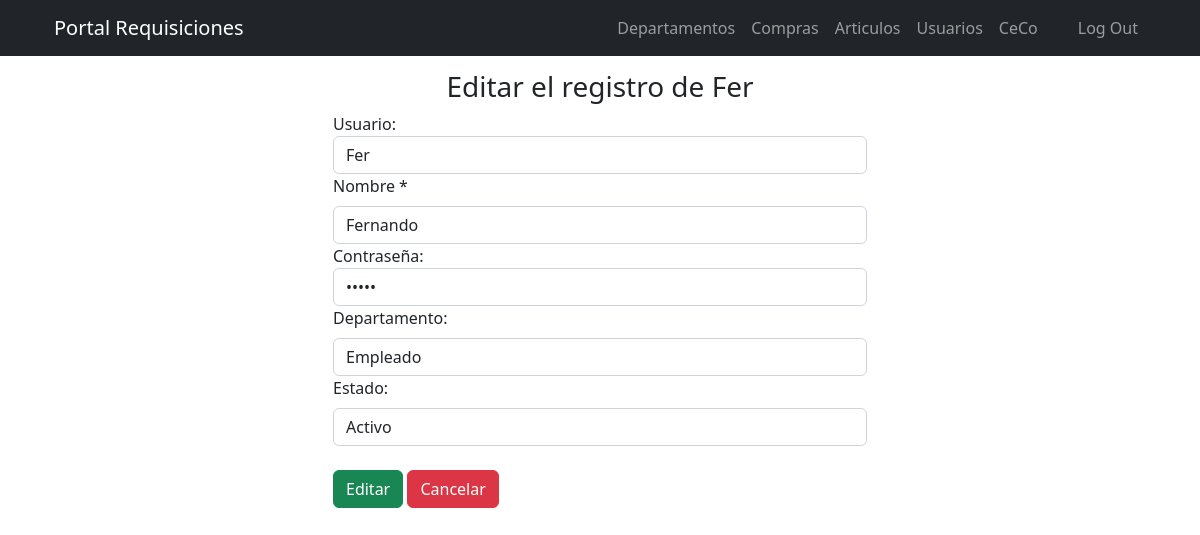
The app's page /includes/editar_user.php?id=3 (signed in), older data.
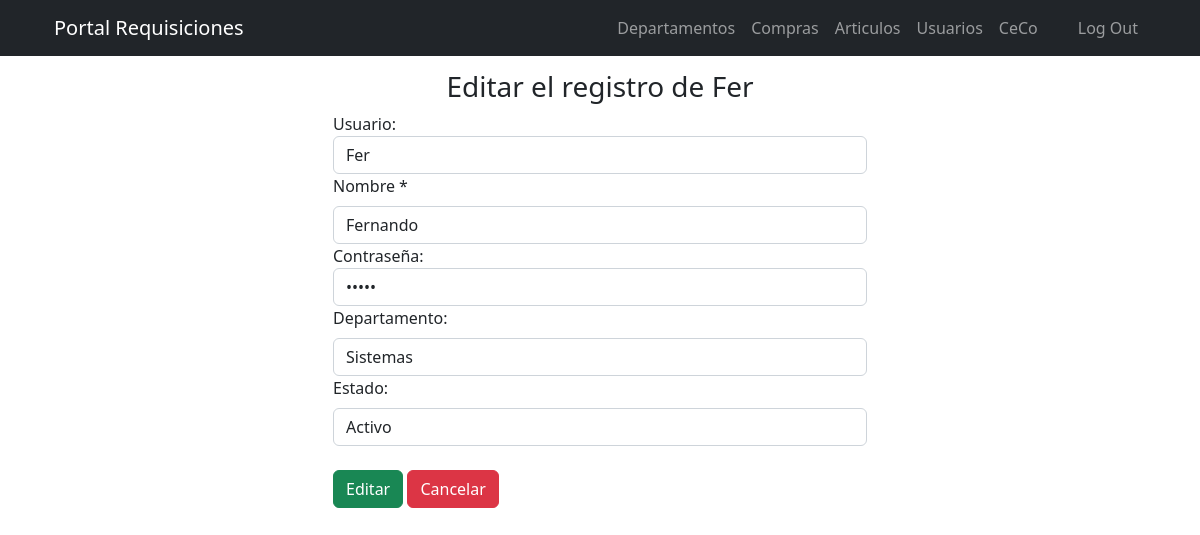
The same page, newer data.
### tables this page shows
CREATE TABLE `user` (
  `id` int(11) NOT NULL,
  `usuario` varchar(50) NOT NULL,
  `nombre` varchar(50) NOT NULL,
  `password` varchar(100) NOT NULL,
  `departamento` varchar(50) NOT NULL,
  `fecha` timestamp NOT NULL DEFAULT current_timestamp() ON UPDATE current_timestamp(),
  `rol_id` int(11) NOT NULL,
  `estado` int(11) NOT NULL
);

### includes/editar_user.php (the view, shortened to what this page needs)
<?php
$id = $_GET['id'];
include_once "header.php";
require_once ("db.php");
$consulta = "SELECT * FROM user WHERE id = $id";
$resultado = mysqli_query($conexion, $consulta);
$usuario = mysqli_fetch_assoc($resultado);
?>
<!DOCTYPE html>
<html lang="es-MX">
<head>
    <link rel="stylesheet" href="../../css/fontawesome-all.min.css">
	<link rel="stylesheet" href="../../css/estilo.css">
</head>
<body>
    <form  action="functions.php" method="POST">
        <div class="container">
            <div id="login-row" class="row justify-content-center align-items-center">
                <div id="login-column" class="col-md-6">
                    <div id="login-box" class="col-md-12">
                            <h3 class="text-center">Editar el registro de <?php echo $usuario ['usuario']; ?></h3>
                            <div class="form-group">
                                <label for="password">Usuario:</label><br>
                                <input type="usuario" name="usuario" id="usuario" class="form-control" value="<?php echo $usuario ['usuario']; ?>">
                            </div>
                            <div class="form-group">
                            <label for="nombre" class="form-label">Nombre *</label>
                            <input type="text"  id="nombre" name="nombre" class="form-control" value="<?php echo $usuario ['nombre']; ?>">
                            </div>
                            <div class="form-group">
                                <label for="password">Contraseña:</label><br>
                                <input type="password" name="password" id="password" class="form-control" value="<?php echo $usuario ['password']; ?>">
                            </div>
                            <div class="form-group">
                                  <label for="departamento" class="form-label">Departamento:</label>
                                  <select name="edepartamento" id="departamento" class="form-control" required >
                                  <option <?php echo $usuario ['departamento']==='Sistemas' ? "selected='selected' ": "" ?> value="Sistemas">Sistemas</option>
                                  <option <?php echo $usuario ['departamento']==='Empleado' ? "selected='selected' ": "" ?> value="Empleado">Empleado</option>
                                  </select>
                            </div>
                                <div class="form-group">
                                  <label for="estado" class="form-label">Estado:</label>
                                  <select name="estado" id="estado" class="form-control" required >
                                  <option <?php echo $usuario ['estado']==='1' ? "selected='selected' ": "" ?> value="1">Activo</option>
                               </select>
                            </div>
                               <br>
                                <div class="mb-3">
                                <button type="submit" class="btn btn-success" >Editar</button>
                               <a href="../views/usuarios.php" class="btn btn-danger">Cancelar</a>
                            </div>
                            </div>
                            </div>
                        </form>
                    </div>
                </div>
</body>
</html>

### includes/header.php (shortened to what this page needs)
<!DOCTYPE html>
<html lang="es">
<head>
	<link rel="stylesheet" href="../css/fontawesome-all.min.css">
	<link rel="stylesheet" href="../css/estilo.css">
	<link rel="stylesheet" href="../css/es.css">
</head>
<body id="page-top">
<nav class="navbar navbar-expand-lg navbar-dark bg-dark fixed-top" id="mainNav">
<div class="container px-4">
<a class="navbar-brand" href="../views/index.php">Portal Requisiciones</a>
				 <div class="collapse navbar-collapse" id="navbarResponsive">
				 <ul class="navbar-nav ms-auto">
		 <li class="nav-item"><a class="nav-link" href="../views/departamentos.php">Departamentos </a></li>
		 <li class="nav-item"><a class="nav-link"href="../views/compras.php">Compras </a></li>
		 <li class="nav-item"><a class="nav-link"href="../views/articulos.php">Articulos </a></li>
		 <li class="nav-item"><a class="nav-link"href="../views/acceso.php" >Usuarios </a><li>
		 <li class="nav-item"><a class="nav-link"href="../views/ceco.php" >CeCo </a><li>
				</ul>
	<ul class="navbar-nav flex-row">
    <li class="nav-item me-3 me-lg-1">
    <a class="nav-link d-sm-flex align-items-sm-center" href="#">
        </a>
      </li>
	  <li class="nav-item"><a class="nav-link" href="../includes/sesion/cerrarSesion.php">Log Out </a><li>
	</div>
		</div>
	</nav>
	<div class="container">
		<div class="row">

### css/estilo.css (style rules this page uses)
body { padding-top: 70px; }

Row changes from the older to the newer data that the page shows:
changed user "Fer": edepartamento "Empleado" → (not shown)
Text that changed along with them:
form field edepartamento: (not shown) → "Sistemas"
